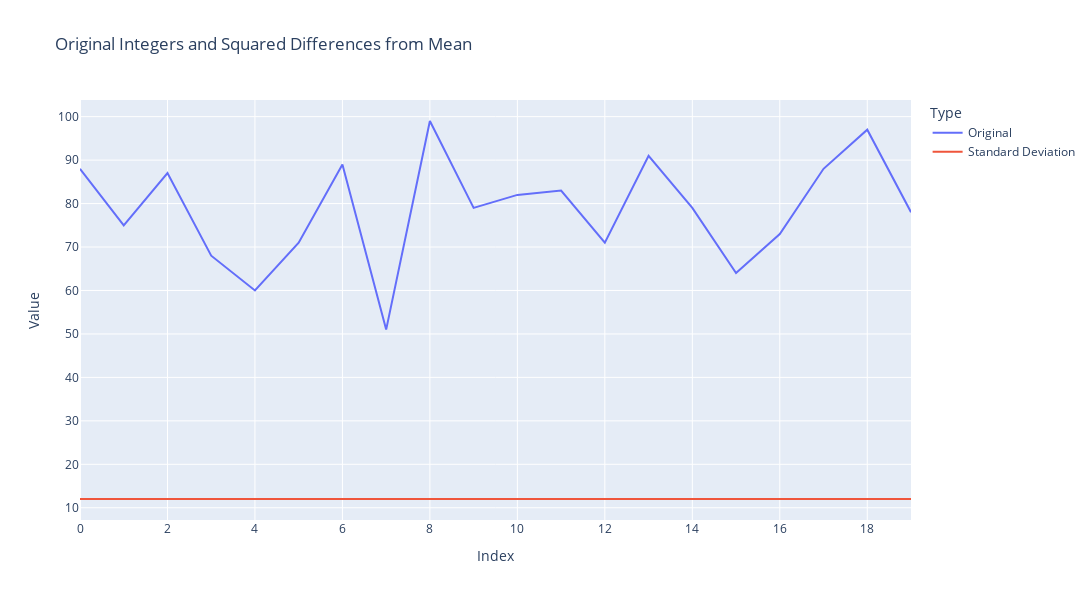

Source (notebook cell):
### Code cell
df_melted = df.melt(id_vars='Index', value_vars=['Original', 'Standard Deviation'],
                    var_name='Type', value_name='Value')

fig = px.line(df_melted, x='Index', y='Value', color='Type',
              title='Original Integers and Squared Differences from Mean')
fig.update_layout(
    height=600,
    width=1250,

)
fig.show()

### Figure 1 — Plotly figure (JSON) as saved in the notebook; plotly's stock layout.template omitted (floating-point values rounded to 4 significant figures)
{"data": [{"hovertemplate": "Type=Original<br>Index=%{x}<br>Value=%{y}<extra></extra>", "legendgroup": "Original", "line": {"color": "#636efa", "dash": "solid"}, "marker": {"symbol": "circle"}, "mode": "lines", "name": "Original", "orientation": "v", "showlegend": true, "type": "scatter", "x": [0, 1, 2, 3, 4, 5, 6, 7, 8, 9, 10, 11, 12, 13, 14, 15, 16, 17, 18, 19], "xaxis": "x", "y": [88.0, 75.0, 87.0, 68.0, 60.0, 71.0, 89.0, 51.0, 99.0, 79.0, 82.0, 83.0, 71.0, 91.0, 79.0, 64.0, 73.0, 88.0, 97.0, 78.0], "yaxis": "y"}, {"hovertemplate": "Type=Standard Deviation<br>Index=%{x}<br>Value=%{y}<extra></extra>", "legendgroup": "Standard Deviation", "line": {"color": "#EF553B", "dash": "solid"}, "marker": {"symbol": "circle"}, "mode": "lines", "name": "Standard Deviation", "orientation": "v", "showlegend": true, "type": "scatter", "x": [0, 1, 2, 3, 4, 5, 6, 7, 8, 9, 10, 11, 12, 13, 14, 15, 16, 17, 18, 19], "xaxis": "x", "y": [12.02, 12.02, 12.02, 12.02, 12.02, 12.02, 12.02, 12.02, 12.02, 12.02, 12.02, 12.02, 12.02, 12.02, 12.02, 12.02, 12.02, 12.02, 12.02, 12.02], "yaxis": "y"}], "layout": {"height": 600, "legend": {"title": {"text": "Type"}, "tracegroupgap": 0}, "title": {"text": "Original Integers and Squared Differences from Mean"}, "width": 1250, "xaxis": {"anchor": "y", "domain": [0, 1], "title": {"text": "Index"}}, "yaxis": {"anchor": "x", "domain": [0, 1], "title": {"text": "Value"}}}}
